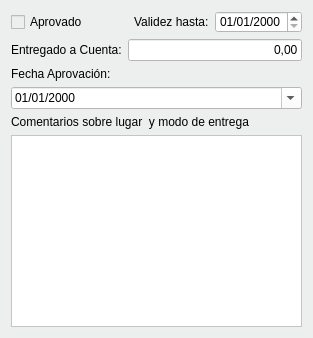
               <widget class="QWidget" name="tab_6">
                <property name="styleSheet">
                 <string notr="true">background-color: #ecefed;</string>
                </property>
                <attribute name="title">
                 <string>Estado</string>
                </attribute>
                <layout class="QGridLayout" name="gridLayout_7">
                 <item row="1" column="0">
                  <layout class="QHBoxLayout" name="horizontalLayout_5">
                   <item>
                    <widget class="QLabel" name="label_73">
                     <property name="text">
                      <string>Entregado a Cuenta:</string>
                     </property>
                    </widget>
                   </item>
                   <item>
                    <widget class="QLineEdit" name="txtrACuenta">
                     <property name="styleSheet">
                      <string notr="true">background-color: rgb(255, 255, 255);</string>
                     </property>
                     <property name="text">
                      <string>0,00</string>
                     </property>
                     <property name="alignment">
                      <set>Qt::AlignRight|Qt::AlignTrailing|Qt::AlignVCenter</set>
                     </property>
                    </widget>
                   </item>
                  </layout>
                 </item>
                 <item row="0" column="0">
                  <layout class="QHBoxLayout" name="horizontalLayout_4">
                   <item>
                    <widget class="QCheckBox" name="chklAprovado">
                     <property name="text">
                      <string>Aprovado</string>
                     </property>
                     <property name="tristate">
                      <bool>false</bool>
                     </property>
                    </widget>
                   </item>
                   <item>
                    <spacer name="horizontalSpacer">
                     <property name="orientation">
                      <enum>Qt::Horizontal</enum>
                     </property>
                     <property name="sizeHint" stdset="0">
                      <size>
                       <width>40</width>
                       <height>20</height>
                      </size>
                     </property>
                    </spacer>
                   </item>
                   <item>
                    <widget class="QLabel" name="label">
                     <property name="text">
                      <string>Validez hasta:</string>
                     </property>
                    </widget>
                   </item>
                   <item>
                    <widget class="QDateEdit" name="txtdValidoHasta">
                     <property name="minimumSize">
                      <size>
                       <width>72</width>
                       <height>0</height>
                      </size>
                     </property>
                     <property name="styleSheet">
                      <string notr="true">background-color: rgb(255, 255, 255);</string>
                     </property>
                     <property name="displayFormat">
                      <string>dd/MM/yyyy</string>
                     </property>
                     <property name="calendarPopup">
                      <bool>false</bool>
                     </property>
                    </widget>
                   </item>
                  </layout>
                 </item>
                 <item row="4" column="0">
                  <layout class="QVBoxLayout" name="verticalLayout_7">
                   <item>
                    <widget class="QLabel" name="label_40">
                     <property name="text">
                      <string>Comentarios sobre lugar  y modo de entrega</string>
                     </property>
                    </widget>
                   </item>
                   <item>
                    <widget class="QTextEdit" name="txttLugarEntrega">
                     <property name="styleSheet">
                      <string notr="true">background-color: rgb(255, 255, 255);</string>
                     </property>
                    </widget>
                   </item>
                  </layout>
                 </item>
                 <item row="3" column="0">
                  <widget class="QDateEdit" name="txtdFechaAprovacion">
                   <property name="styleSheet">
                    <string notr="true">background-color: rgb(255, 255, 255);</string>
                   </property>
                   <property name="displayFormat">
                    <string>dd/MM/yyyy</string>
                   </property>
                   <property name="calendarPopup">
                    <bool>true</bool>
                   </property>
                  </widget>
                 </item>
                 <item row="2" column="0">
                  <widget class="QLabel" name="lblFechaAprovacin">
                   <property name="text">
                    <string>Fecha Aprovación:</string>
                   </property>
                  </widget>
                 </item>
                </layout>
               </widget>
